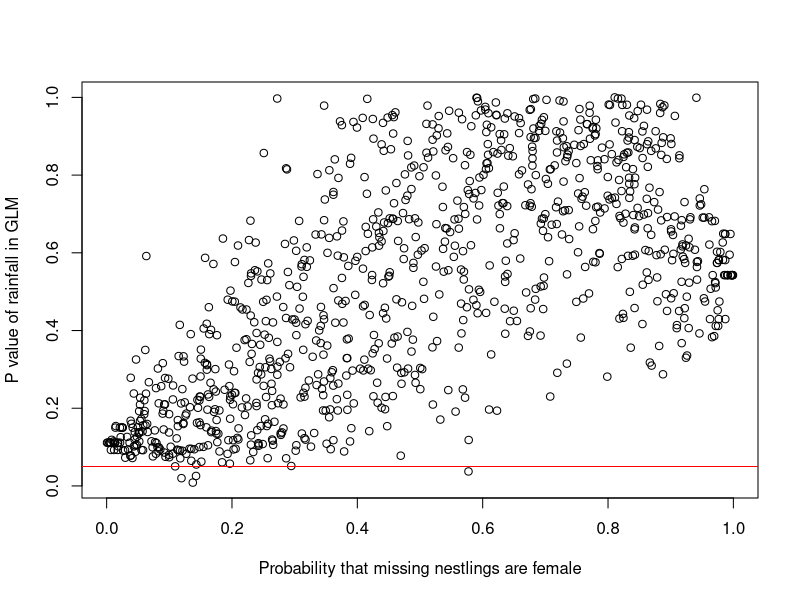
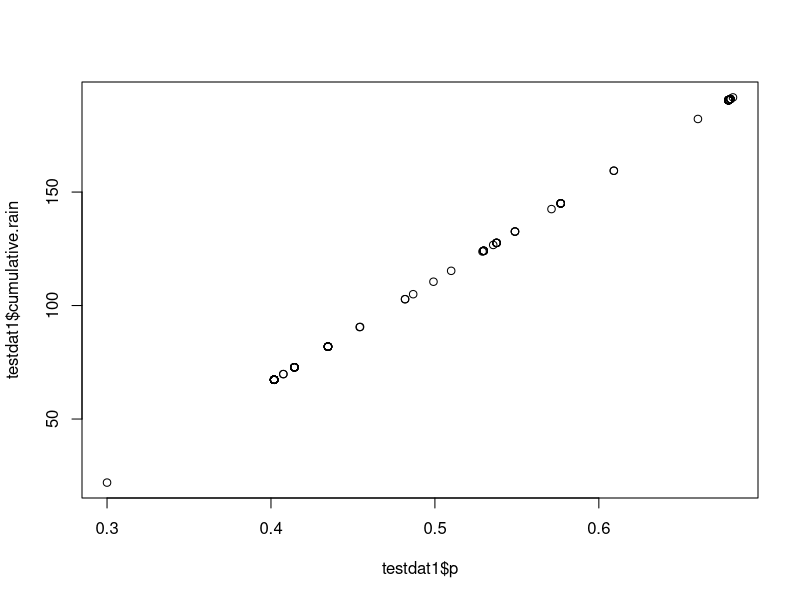
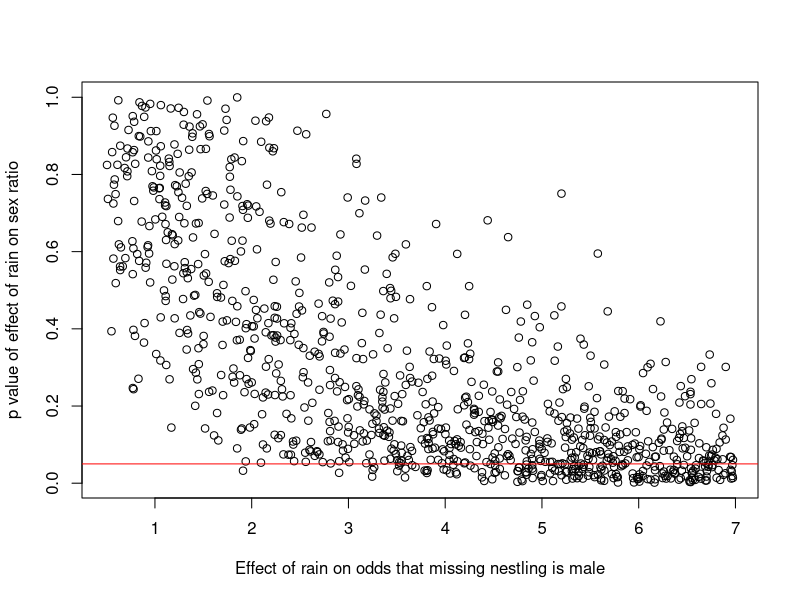
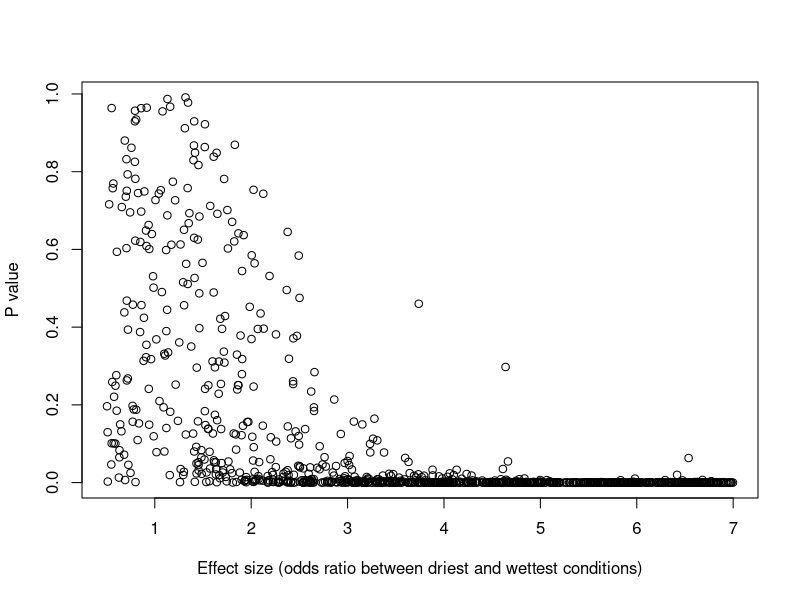
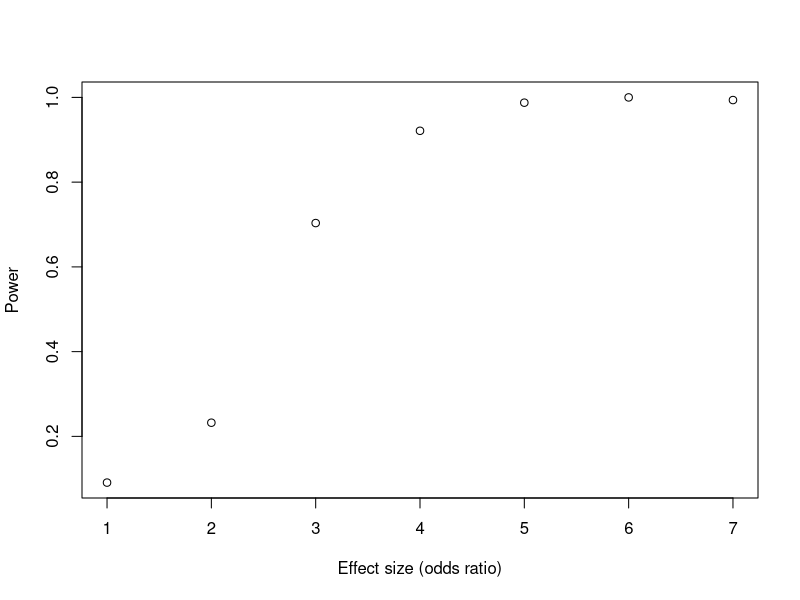

Write the R code that produced these figures, in order.
## ---- chunk 1
knitr::opts_chunk$set(echo = TRUE)
## ---- chunk 2
library(dplyr)
library(lme4)
library(lmerTest)
set.seed(1234)
sexnest <- read.csv("./CSVs/sexpernest.csv")
sexnest$hatch.date <- as.Date(sexnest$hatch.date, format= "%m/%d/%y")
sexnest$year <- as.factor(sexnest$year)
sexnest <- sexnest[sexnest$round==1,] #Only include first nesting attempts

sex <- read.csv("./CSVs/nestling-sex2020.csv") #each row is a nestling


head(sexnest) #The "missing" column gives the number of missing nestlings from that nest
## ---- chunk 3
sum(sexnest$missing)/sum(sexnest$nestlings) #23% 
## ---- chunk 4
#Subset data
testdat1 <- select(sexnest, year, male, female, nestlings, missing, cumulative.rain)
#Create a dataframe to save our results
saveframe <- data.frame(iteration = 1:1000, prob.female = NA, 
                        pval.rain = NA, prop.missing.female = NA)

#The simulation
for (i in 1:1000) {
  testdat <- testdat1
  prob.female <- runif(1, 0, 1) #Pick a number between 0 and 1, the p(female) for this iteration
  n.female <- round(rbinom(nrow(testdat), testdat$missing, prob.female)) #number of missing nestlings that are female
  n.male <- testdat$missing - n.female #number missing nestlings that are male
  testdat$total.f <- testdat$female + n.female #total number of female nestlings 
  testdat$total.m <-testdat$male + n.male #total number of male nestlings 
  saveframe$prob.female[i] <- prob.female #save iteration female probability
  saveframe$prop.missing.female[i] <- sum(n.female)/sum(testdat$missing) #proportion of missing nestlings that were assigned female
  #run a glm testing for differences in ratio female:male depending on rain and save p value.
  saveframe$pval.rain[i] <- summary(glm(cbind(total.f,total.m) ~ cumulative.rain,
                                        data=testdat, "binomial"))$coefficients[2,4]

}


## ---- chunk 5
plot(pval.rain ~ prob.female, saveframe,
     ylab = "P value of rainfall in GLM", xlab = "Probability that missing nestlings are female")
abline(h = 0.05, col = "red")

## ---- chunk 6
filter(saveframe, pval.rain < 0.05) %>% nrow() #4 
## ---- chunk 7
low_p <- 0.3 #prob of male in driest nests
low_odds <- low_p/(1-low_p)
odds_ratio <- 5 #An example odds ratio between driest and wettest conditions
high_odds <- low_odds * odds_ratio #odds at the wet extreme
high_p <- high_odds/(1+high_odds) #probability at the wet extreme; 0.68
## ---- chunk 8
unit_increase <- (high_p - low_p) / (max(testdat1$cumulative.rain) - min(testdat1$cumulative.rain)) #calculate the slope of the relationship
intercept <- low_p - (unit_increase * min(testdat1$cumulative.rain)) #calculate intercept
unit_increase*max(testdat1$cumulative.rain) + intercept == high_p #test that the equation of the line recovers our high p at the max rainfall
testdat1$p <- unit_increase*testdat1$cumulative.rain + intercept
plot(testdat1$p, testdat1$cumulative.rain)
## ---- chunk 9
results2 <- data.frame(odds_ratio = NA, pval = rep(NA, 1000)) #create a spot to save results

for (i in 1:1000){
testdat1 <- select(sexnest, year, treatment, male, female, nestlings, missing, cumulative.rain)
low_p <- 0.3 #prob of male in driest nests
low_odds <- low_p/(1-low_p)
odds_ratio <- runif(n = 1, min = 0.5, max = 7) #pick a random odds ratio within our range
high_odds <- low_odds * odds_ratio #odds at the wet extreme
high_p <- high_odds/(1+high_odds) #probability at the wet extreme

unit_increase <- (high_p - low_p) / (max(testdat1$cumulative.rain) - min(testdat1$cumulative.rain)) #calculate the slope of the relationship
intercept <- low_p - (unit_increase * min(testdat1$cumulative.rain)) #calculate intercept
unit_increase*max(testdat1$cumulative.rain) + intercept == high_p #test that the equation of the line recovers our high p at the max rainfall

testdat1$p <- unit_increase*testdat1$cumulative.rain + intercept

# now fill in sex of missing nestlings for each nest where the probability that they
# are male = p

n.male <- round(rbinom(nrow(testdat1), testdat1$missing, testdat1$p)) #calculate number of missing male nestlings
n.female <- testdat1$missing - n.male
testdat1$total.m <- testdat1$male + n.male
testdat1$total.f <- testdat1$female + n.female
results2$pval[i] <- summary(glm(cbind(total.m,total.f) ~ cumulative.rain, data = testdat1, "binomial"))$coefficients[2,4]
results2$odds_ratio[i] <- odds_ratio
}


## ---- chunk 10
plot(pval ~ odds_ratio, results2, xlab = "Effect of rain on odds that missing nestling is male",
     ylab = "p value of effect of rain on sex ratio")
abline(h = 0.05, col = "red")

## ---- chunk 11
filter(results2, pval < 0.05) %>% nrow() #How many simulations resulted in significant p values?

filter(results2, odds_ratio > 5, pval < 0.05) %>% nrow() /filter(results2, odds_ratio > 5) %>% nrow() #Proportion of significant simulations when OR > 5:
## ---- chunk 12

summary(glm(fledged ~ sex * cumulative.rain, data = sex, family= "binomial"))

## ---- chunk 13
results3 <- data.frame(odds_ratio = c(runif(n = 1000, min = 0.5, max = 7)), 
                       pval = rep(NA, 1000)) #create a spot to save results

for (i in 1:1000){
testdat1 <- select(sexnest, year, treatment, male, female, nestlings, missing, cumulative.rain)
low_p <- 0.3 #prob of male in driest nests
low_odds <- low_p/(1-low_p)
odds_ratio <- results3$odds_ratio[i]
high_odds <- low_odds * odds_ratio #odds at the wet extreme
high_p <- high_odds/(1+high_odds) #probability at the wet extreme

unit_increase <- (high_p - low_p) / (max(testdat1$cumulative.rain) - min(testdat1$cumulative.rain)) #calculate the slope of the relationship
intercept <- low_p - (unit_increase * min(testdat1$cumulative.rain)) #calculate intercept
unit_increase*max(testdat1$cumulative.rain) + intercept == high_p #test that the equation of the line recovers our high p at the max rainfall

testdat1$p <- unit_increase*testdat1$cumulative.rain + intercept

# now fill in sex of missing nestlings for each nest where the probability that they
# are male = p

n.male <- rbinom(nrow(testdat1), testdat1$nestlings, testdat1$p) #simulate number of male nestlings, keeping brood size the same
n.female <- testdat1$missing - n.male
testdat1$total.m <- rbinom(nrow(testdat1), testdat1$nestlings, testdat1$p)
testdat1$total.f <- testdat1$nestlings - testdat1$total.m
results3$pval[i] <- summary(glm(cbind(total.m,total.f) ~ cumulative.rain, data = testdat1, "binomial"))$coefficients[2,4]
results3$odds_ratio[i] <- odds_ratio

}

## ---- chunk 14
plot(pval ~ odds_ratio, results3, xlab = "Effect size (odds ratio between driest and wettest conditions)", 
     ylab = "P value")
## ---- chunk 15
results3$bin <- cut(results3$odds_ratio, breaks = 0:7, labels = 1:7)

sims <- table(results3$bin) # number of simulations in each category
sig <- filter(results3, pval < 0.05) 
pow <- table(sig$bin) / sims
plot (1:7, as.vector(pow), xlab = "Effect size (odds ratio)", ylab = "Power")
